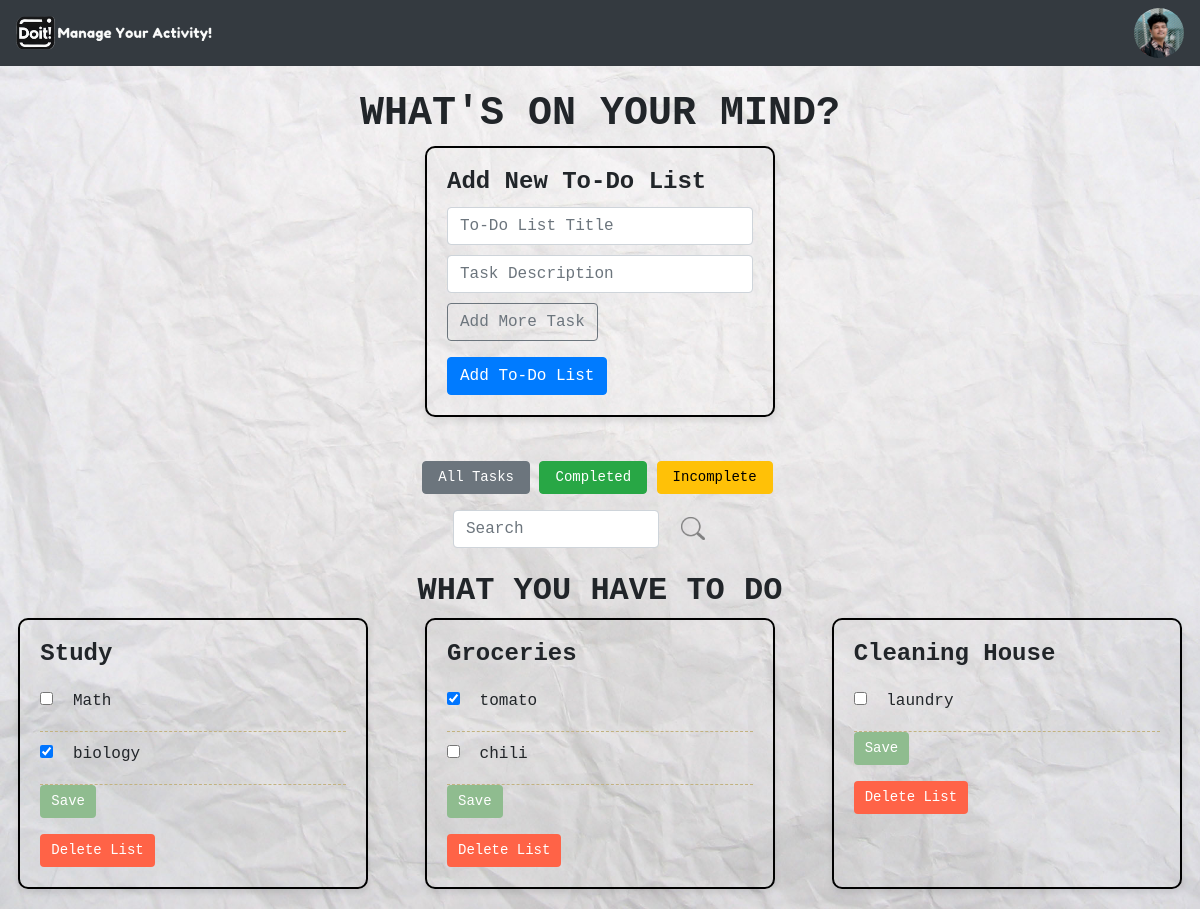
/dashboard.php (signed in), run on the app's committed database.
### tables this page shows
CREATE TABLE `users` (
  `user_id` int(11) NOT NULL,
  `username` varchar(100) DEFAULT NULL,
  `email` varchar(100) DEFAULT NULL,
  `password` varchar(255) DEFAULT NULL,
  `profile_picture` varchar(255) DEFAULT NULL
);

CREATE TABLE `to_do_list` (
  `id` int(11) NOT NULL,
  `user_id` int(11) NOT NULL,
  `title` varchar(255) NOT NULL,
  `created_at` timestamp NOT NULL DEFAULT current_timestamp()
);

CREATE TABLE `tasks` (
  `id` int(11) NOT NULL,
  `to_do_list_id` int(11) NOT NULL,
  `description` varchar(255) NOT NULL,
  `is_completed` tinyint(1) DEFAULT 0,
  `created_at` timestamp NOT NULL DEFAULT current_timestamp()
);

### dashboard.php (the view, shortened to what this page needs)
<?php
$mysqli = new mysqli("localhost", "root", "", "todo_list_db");
$user_id = $_SESSION['user_id'];
$stmt = $mysqli->prepare("SELECT profile_picture FROM users WHERE user_id = ?");
$stmt->bind_param("i", $user_id);
$stmt->execute();
$result = $stmt->get_result();
$user_data = $result->fetch_assoc();
$profile_picture = $user_data['profile_picture'] ? $user_data['profile_picture'] : 'assets/default_profile.png';
$sql_filter = "";
$sql_search = "";
$to_do_lists = $mysqli->query("
    SELECT DISTINCT to_do_list.*
    FROM to_do_list
    LEFT JOIN tasks ON to_do_list.id = tasks.to_do_list_id
    WHERE to_do_list.user_id = $user_id $sql_filter $sql_search
");
?>
<!DOCTYPE html>
<html lang="en">
<head>
    <link rel="stylesheet" href="https://stackpath.bootstrapcdn.com/bootstrap/4.5.2/css/bootstrap.min.css">
    <link rel="stylesheet" type="text/css" href="assets/dashboard.css">
</head>
<body style="background-image: url('assets/paper.jpg'); background-size: cover;">
    <nav class="navbar navbar-expand-lg navbar-dark bg-dark">
        <a class="navbar-brand" href="#">
            <img src="assets/doit.png" alt="Logo" width="200">
        </a>
        <div class="ml-auto">
            <img src="<?php echo $profile_picture; ?>" alt="Profile Picture" class="rounded-circle" width="50" height="50" onclick="toggleSideNavbar()" style="cursor: pointer;">
        </div>
    </nav>
    <section class="mt-4">
        <h1 class="text-center">WHAT'S ON YOUR MIND?</h1>
        <div class="add-list-container">
            <div class="notepad">
                <h3>Add New To-Do List</h3>
                <form action="dashboard.php" method="post">
                    <input type="text" name="title" placeholder="To-Do List Title" class="form-control add-task-input" required>
                    <div class="tasks-input">
                        <input type="text" name="tasks[]" placeholder="Task Description" class="form-control add-task-input" required>
                    </div>
                    <button type="button" class="btn btn-outline-secondary mb-3" onclick="addTaskInput()">Add More Task</button>
                    <button type="submit" name="add_list" class="btn btn-primary">Add To-Do List</button>
                </form>
            </div>
        </div>
        <div class="filters mt-4 text-center">
            <a href="dashboard.php?filter=all" class="btn btn-secondary">All Tasks</a>
            <a href="dashboard.php?filter=completed" class="btn btn-success">Completed</a>
            <a href="dashboard.php?filter=incomplete" class="btn btn-warning">Incomplete</a>
        </div>
        <div class="search-box mt-3">
            <form action="dashboard.php" method="GET" class="d-flex">
                <input class="form-control" type="search" name="search" placeholder="Search" value="<?php echo isset($_GET['search']) ? $_GET['search'] : ''; ?>">
                <button class="btn btn-outline-dark" type="submit">
                    <img src="assets/search-icon.jpg" alt="Search">
                </button>
            </form>
        </div>
        <h2 class="mt-4 text-center">WHAT YOU HAVE TO DO</h2>
        <div class="to-do-list-grid">
            <?php while ($list = $to_do_lists->fetch_assoc()) { ?>
                <div class="notepad">
                    <h3 class="card-title">
                        <?php echo $list['title']; ?>
                    </h3>
                    <form action="dashboard.php" method="post">
                        <?php
                        $tasks = $mysqli->query("SELECT * FROM tasks WHERE to_do_list_id = {$list['id']} $sql_filter");
                        while ($task = $tasks->fetch_assoc()) { ?>
                            <div class="notepad-task">
                                <input type="checkbox" name="is_completed[]" value="<?php echo $task['id']; ?>" <?php echo $task['is_completed'] ? 'checked' : ''; ?>>
                                <label><?php echo $task['description']; ?></label>
                            </div>
                        <?php } ?>
                        <button type="submit" name="save_tasks" class="btn btn-save">Save</button>
                    </form>
                    <form action="dashboard.php" method="post" onsubmit="return confirm('Are you sure you want to delete this list?')" class="mt-2">
                        <button type="submit" name="delete_list" class="btn btn-delete mt-2">Delete List</button>
                    </form>
                </div>
            <?php } ?>
        </div>
    </section>
</body>
</html>

### assets/dashboard.css (style rules this page uses)
.notepad { background-color: transparent; border: 2px solid #f0e68c; padding: 10px; box-shadow: 0 2px 4px rgba(0, 0, 0, 0.1); margin-bottom: 10px; position: relative; border-radius: 5px; font-family: 'Courier New', Courier, monospace; max-width: 300px; }
.notepad-task { border-bottom: 1px dashed #c2b280; padding: 5px 0; }
.notepad h3 { font-weight: bold; margin-bottom: 5px; font-size: 18px; }
.notepad-task input[type="checkbox"] { margin-right: 10px; }
.add-task-input { margin-bottom: 10px; }
.btn-save { background-color: #8fbc8f; color: white; padding: 5px 10px; font-size: 14px; font-family: 'Courier New', Courier, monospace; }
.btn-delete { background-color: #ff6347; color: white; padding: 5px 10px; font-size: 14px; font-family: 'Courier New', Courier, monospace; }
body { margin: 0; padding: 0; overflow-x: hidden; }
.filters .btn { font-family: 'Courier New', Courier, monospace; font-size: 14px; padding: 5px 15px; margin-right: 5px; }
.filters .btn-secondary { background-color: #6c757d; color: white; }
.filters .btn-success { background-color: #28a745; color: white; }
.filters .btn-warning { background-color: #ffc107; color: black; }

### dashboard.php (style rules this page uses)
.notepad { background-color: transparent; border: 2px solid black; padding: 20px; box-shadow: 0 4px 6px rgba(0, 0, 0, 0.1); margin-bottom: 20px; border-radius: 10px; font-family: 'Courier New', Courier, monospace; width: 100%; max-width: 350px; transition: all 0.3s; }
.add-list-container { display: flex; justify-content: center; align-items: center; flex-direction: column; margin-bottom: 20px; }
.notepad-task { border-bottom: 1px dashed #c2b280; padding: 10px 0; }
.notepad h3 { font-weight: bold; margin-bottom: 10px; font-size: 24px; }
.notepad-task input[type="checkbox"] { margin-right: 10px; }
.btn-save { background-color: #8fbc8f; color: white; }
.btn-delete { background-color: #ff6347; color: white; }
h1 { font-family: 'Courier New', Courier, monospace; font-weight: bolder; }
h2 { font-family: 'Courier New', Courier, monospace; font-weight: bolder; }
.to-do-list-grid { display: grid; grid-template-columns: repeat(3, 1fr); gap: 20px; justify-items: center; }
.search-box { display: flex; justify-content: center; align-items: center; margin-top: 20px; font-family: 'Courier New', Courier, monospace; }
.search-box input { width: 70%; margin-right: 10px; font-family: 'Courier New', Courier, monospace; font-size: 16px; }
.search-box button { background-color: transparent; border: none; }
.search-box button img { width: 24px; }

### data on the page
users: profile_picture (picture)
to_do_list: title "Study"
tasks: description "Math"
tasks: is_completed "☑", description "biology"
to_do_list: title "Groceries"
tasks: is_completed "☑", description "tomato"
tasks: description "chili"
to_do_list: title "Cleaning House"
tasks: description "laundry"
